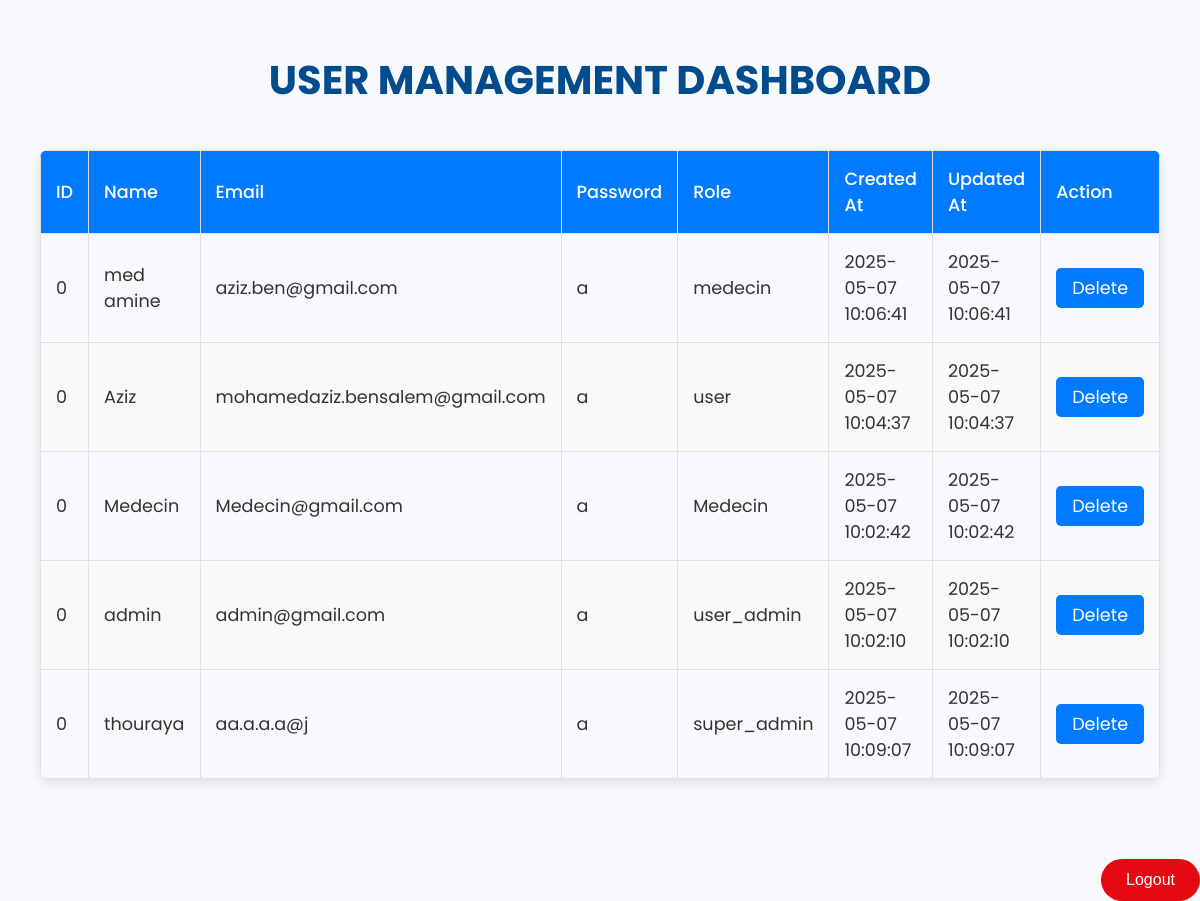
/Views/Admin/gestionC.php (signed in), run on the app's committed database.
### tables this page shows
CREATE TABLE IF NOT EXISTS `users` (
  `id` int NOT NULL,
  `name` varchar(255) NOT NULL,
  `email` varchar(255) NOT NULL,
  `password` varchar(255) NOT NULL,
  `role` varchar(50) DEFAULT NULL,
  `created_at` timestamp NOT NULL DEFAULT CURRENT_TIMESTAMP,
  `updated_at` timestamp NOT NULL DEFAULT CURRENT_TIMESTAMP ON UPDATE CURRENT_TIMESTAMP
);

### Model/user.php (called while the page is built, shortened)
<?php
class User {
    private $conn;
    public function __construct($db) {
        $this->conn = $db;
    }
    public function getAllUsers() {
        $query = "SELECT id, name, email, password, role, created_at, updated_at FROM users";
        $stmt = $this->conn->prepare($query);
        $stmt->execute();
        return $stmt->fetchAll(PDO::FETCH_ASSOC);
    }
}
?>

### Views/Admin/gestionC.php (the view, shortened to what this page needs)
<?php
$db = (new Database())->getConnection();
require_once '../../Model/User.php';
$userModel = new User($db);
$users = $userModel->getAllUsers();
?>
<!DOCTYPE html>
<html lang="en">
<head>
</head>
<body>
    <div class="container">
        <h1>User Management Dashboard</h1>
        <table>
            <thead>
                <tr>
                    <th>ID</th>
                    <th>Name</th>
                    <th>Email</th>
                    <th>Password</th>
                    <th>Role</th>
                    <th>Created At</th>
                    <th>Updated At</th>
                    <th>Action</th>
                </tr>
            </thead>
            <tbody>
            <?php foreach ($users as $user): ?>
                <tr>
                    <td><?php echo htmlspecialchars($user['id']); ?></td>
                    <td><?php echo htmlspecialchars($user['name']); ?></td>
                    <td><?php echo htmlspecialchars($user['email']); ?></td>
                    <td><?php echo htmlspecialchars($user['password']); ?></td>
                    <td><?php echo htmlspecialchars($user['role']); ?></td>
                    <td><?php echo htmlspecialchars($user['created_at']); ?></td>
                    <td><?php echo htmlspecialchars($user['updated_at']); ?></td>
                    <td>
                        <a href="gestionC.php?id=<?php echo $user['id']; ?>" class="btn-home" onclick="return confirm('Are you sure you want to delete this user?')">Delete</a>
                    </td>
                </tr>
            <?php endforeach; ?>
            </tbody>
        </table>
        <div class="btn-container">
            <form method="POST">
                <button type="submit" name="logout" aria-label="Logout">Logout</button>
            </form>
        </div>
    </div>
</body>
</html>

### Views/Admin/gestionC.php (style rules this page uses)
body { font-family: 'Poppins', sans-serif; background-color: #f7f9fc; margin: 0; padding: 0; text-align: center; }
h1 { color: #004c8c; margin-top: 50px; font-size: 2.5em; text-transform: uppercase; }
table { width: 85%; margin: 40px auto; border-collapse: collapse; box-shadow: 0 4px 12px rgba(0, 0, 0, 0.1); border-radius: 8px; overflow: hidden; }
th, td { padding: 15px; text-align: left; border: 1px solid #e0e0e0; }
th { background-color: #007bff; color: white; font-size: 1.1em; font-weight: 500; }
tr:nth-child(even) { background-color: #f9f9f9; }
td { font-size: 1.1em; color: #333; }
.btn-home { padding: 8px 16px; background-color: #007bff; color: white; text-decoration: none; border-radius: 5px; font-size: 1em; transition: background-color 0.3s ease; }
form button { background-color: #e50914; color: white; border: none; padding: 12px 25px; font-size: 16px; cursor: pointer; border-radius: 30px; transition: background-color 0.3s ease, transform 0.3s ease; margin-top: 40px; }
.container { max-width: 1200px; margin: 0 auto; }
.btn-container { text-align: right; }

### data on the page
users: id "0", name "med amine", email "aziz.ben@gmail.com", password "a", role "medecin", created_at "2025-05-07 10:06:41", updated_at "2025-05-07 10:06:41"
users: id "0", name "Aziz", email "mohamedaziz.bensalem@gmail.com", password "a", role "user", created_at "2025-05-07 10:04:37", updated_at "2025-05-07 10:04:37"
users: id "0", name "Medecin", email "Medecin@gmail.com", password "a", role "Medecin", created_at "2025-05-07 10:02:42", updated_at "2025-05-07 10:02:42"
users: id "0", name "admin", email "admin@gmail.com", password "a", role "user_admin", created_at "2025-05-07 10:02:10", updated_at "2025-05-07 10:02:10"
users: id "0", name "thouraya", email "aa.a.a.a@j", password "a", role "super_admin", created_at "2025-05-07 10:09:07", updated_at "2025-05-07 10:09:07"
